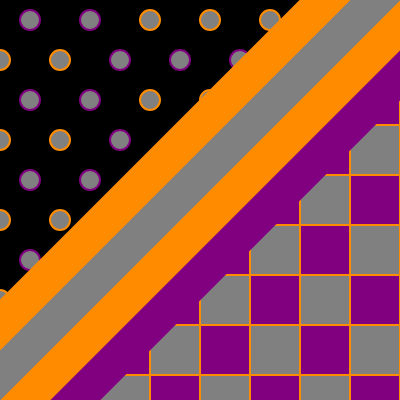
Frame 1 (no input)
Frame 60 (no input): identical to frame 1, image omitted
Frame 120 (the mouse pressed at the canvas centre since frame 60): identical to frame 1, image omitted

The p5.js sketch that drew this single still picture (run headless with seeded random() and noise() and a simulated clock; from frame 60 on, the mouse is pressed at the canvas centre):

// p5.js sketch
// ── sketch.js
const circleSize = 20;
let Farbe_1 = ("#800080")
let Farbe_2 = ("#ff8c00")
let Farbe_3 = ("#808080")



function preload(){
  // preload assets
}

function setup() {
  createCanvas(400, 400);
}

function draw() {
  background (0);
  fill(Farbe_3);
  stroke(Farbe_1)
  strokeWeight(2)
  rectMode(CENTER)

  let x =0
  while (x <= 300) {
    let y =0
    while(y <=300) {
    circle (30 + x, 20 + y, circleSize);
    y += 80;
    }
    x += 60;

    if (x>=120) {
      stroke(Farbe_2);
    }
  }

  stroke(Farbe_2)
  let a =0
  while(a <= 300) {
    let b =0
    while(b <=300) {
    circle (0 + a, 60 + b, circleSize);
    b +=80;
    }
    a += 60;

    if (a>=120) {
      stroke(Farbe_1);
    }
  }

  fill(Farbe_1)
  stroke(Farbe_2)
  let m =0;
  while(m<= 300) {
  rect(75 + m, 400, 50, 50);
  m += 50;

  if(m%20=== 0) {
    fill(Farbe_1);
  } 
   else {
    fill (Farbe_3);
  }
  }


  fill(Farbe_1)
  stroke(Farbe_2)
  let r =0;
  while(r<= 300) {
  rect(125 + r, 350, 50, 50);
  r += 50;

  if(r%20=== 0) {
    fill(Farbe_1);
  } 
   else {
    fill (Farbe_3);
  }
  }

  fill(Farbe_1)
  stroke(Farbe_2)
  let o =0;
  while(o<= 300) {
  rect(175 + o, 300, 50, 50);
  o += 50;

  if(o%20=== 0) {
    fill(Farbe_1);
  } 
   else {
    fill (Farbe_3);
  }
  }

  fill(Farbe_1)
  stroke(Farbe_2)
  let p =0;
  while(p<= 300) {
  rect(225 + p, 250, 50, 50);
  p += 50;

  if(p%20=== 0) {
    fill(Farbe_1);
  } 
   else {
    fill (Farbe_3);
  }
  }

  fill(Farbe_1)
  stroke(Farbe_2)
  let u =0;
  while(u<= 300) {
  rect(275 + u, 200, 50, 50);
  u += 50;

  if(u%20=== 0) {
    fill(Farbe_1);
  } 
   else {
    fill (Farbe_3);
  }
  }

  fill(Farbe_1)
  stroke(Farbe_2)
  let t =0;
  while(t<= 300) {
  rect(325 + t, 150, 50, 50);
  t += 50;

  if(t%20=== 0) {
    fill(Farbe_1);
  } 
   else {
    fill (Farbe_3);
  }
  }

  fill(Farbe_1)
  stroke(Farbe_2)
  let h =0;
  while(h<= 300) {
  rect(375 + h, 100, 50, 50);
  h += 50;

  if(h%20=== 0) {
    fill(Farbe_1);
  } 
   else {
    fill (Farbe_3);
  }
  }

  strokeWeight (36);
  stroke(Farbe_1);
  line (50, 425, 425, 50);
  stroke(Farbe_2);
  line (0, 425, 425, 0);
  stroke(Farbe_3);
  line (-25, 400, 400, -25);
  stroke(Farbe_2);
  line (-25, 350, 350, -25);
}
